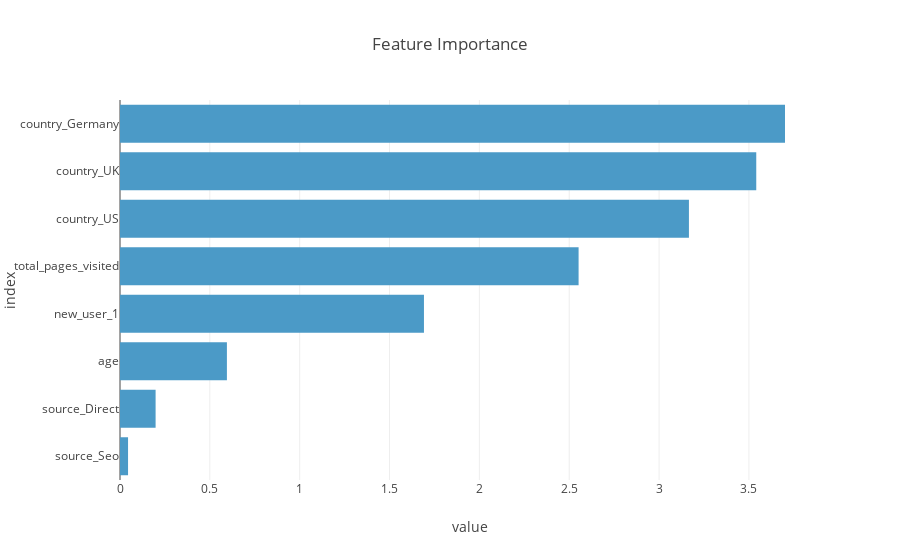

Notebook cell for this chart:
### Code cell
evaluate_performance(grid_logreg.best_estimator_)

### Figure 1 — Plotly figure (JSON) as saved in the notebook; plotly's stock layout.template omitted (floating-point values rounded to 4 significant figures)
{"data": [{"alignmentgroup": "True", "hovertemplate": "variable=coefficients<br>value=%{x}<br>index=%{y}<extra></extra>", "legendgroup": "coefficients", "marker": {"color": "#4B9AC7", "pattern": {"shape": ""}}, "name": "coefficients", "offsetgroup": "coefficients", "orientation": "h", "showlegend": true, "textposition": "auto", "type": "bar", "x": [0.04481, 0.1981, 0.595, 1.692, 2.552, 3.166, 3.541, 3.701], "xaxis": "x", "y": ["source_Seo", "source_Direct", "age", "new_user_1", "total_pages_visited", "country_US", "country_UK", "country_Germany"], "yaxis": "y"}], "layout": {"barmode": "relative", "legend": {"title": {"text": "variable"}, "tracegroupgap": 0}, "margin": {"l": 120}, "showlegend": false, "title": {"text": "Feature Importance"}, "xaxis": {"anchor": "y", "domain": [0, 1], "title": {"text": "value"}}, "yaxis": {"anchor": "x", "domain": [0, 1], "title": {"text": "index"}}}}
